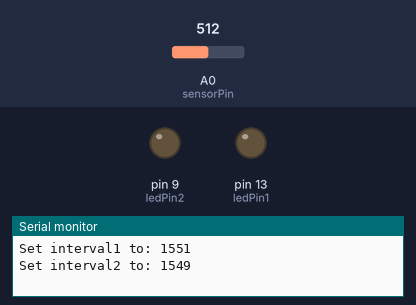
Recording of a sketch running on a simulated Arduino Uno, built with avr-gcc and run on an emulated ATmega328P. Shown: output pins drawn as LEDs (lit = HIGH), the last lines printed to the serial monitor. The inputs (shaded band) are chosen by the test bench; at power-on: A0 (sensorPin) = 512.

Above: at 1.2 s.
1.3 s: A0 (sensorPin) set to 722
At 3.0 s:
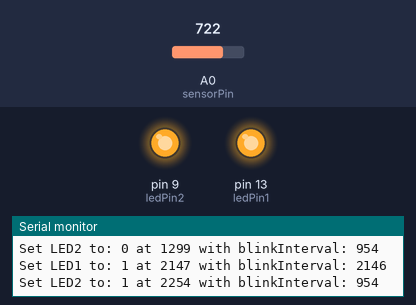
At 3.8 s:
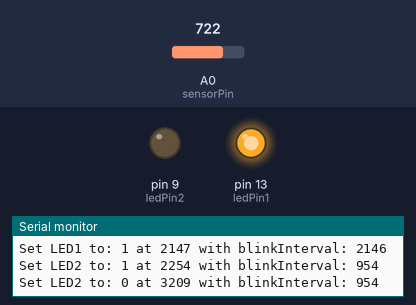
4.3 s: A0 (sensorPin) set to 732
At 4.3 s:
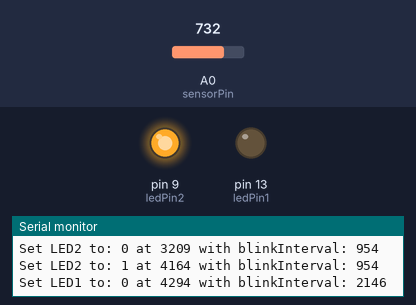
7.3 s: A0 (sensorPin) set to 654
10.3 s: A0 (sensorPin) set to 630
11.8 s: A0 (sensorPin) set to 716
Timing chart, 0 to 14.9 s (numbered marks = the images above; inputs shaded):
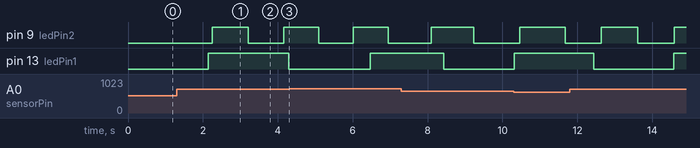

The sketch:

3_3.ino
```cpp
int  ledPin1 = 13;
bool ledState1 = LOW;
int  ledInterval1 = 1000;
long ledLastTime1 = 0;

int  ledPin2 = 9;
bool ledState2 = HIGH;
int  ledInterval2 = 1000;
long ledLastTime2 = 0;

int sensorPin = A0;
int sensorValue = 0;

int minBlinkSpeed = 100;
int maxBlinkSpeed = 3000;

void setup()
{
	Serial.begin(9600);

	pinMode(ledPin1, OUTPUT);
	pinMode(ledPin2, OUTPUT);

	// Initialize times
	long now = millis();
	ledLastTime1 = now;
	ledLastTime2 = now;
}


void loop()
{
	// Get current time
	long now = millis();
	int newSensorValue = analogRead(A0);

	if (newSensorValue != sensorValue)
	{
		sensorValue = newSensorValue;

		ledInterval1 = map(sensorValue, 0, 1023, minBlinkSpeed, maxBlinkSpeed);
		ledInterval2 = map(sensorValue, 0, 1023, maxBlinkSpeed, minBlinkSpeed);

		Serial.print("Set interval1 to: ");
		Serial.println(ledInterval1);

		Serial.print("Set interval2 to: ");
		Serial.println(ledInterval2);
	}


	if (now - ledLastTime1 > ledInterval1)
	{
		ledState1 = !ledState1;
		digitalWrite(ledPin1, ledState1);
		ledLastTime1 = now;

		Serial.print("Set LED1 to: ");
		Serial.print(ledState1);
		Serial.print(" at ");
		Serial.print(ledLastTime1);
		Serial.print(" with blinkInterval: ");
		Serial.println(ledInterval1);

	}

	if (now - ledLastTime2 > ledInterval2)
	{
		ledState2 = !ledState2;
		digitalWrite(ledPin2, ledState2);
		ledLastTime2 = now;

		Serial.print("Set LED2 to: ");
		Serial.print(ledState2);
		Serial.print(" at ");
		Serial.print(ledLastTime2);
		Serial.print(" with blinkInterval: ");
		Serial.println(ledInterval2);
	}
}
```

Measured:
- the behaviour switches between 722 and 723 on A0 (sensorPin) (found by bisection; images 2 and 3)
- after the input at 1.3 s, pin 9 (ledPin2): LOW → HIGH after 0.96 s instead of 1.8 s
